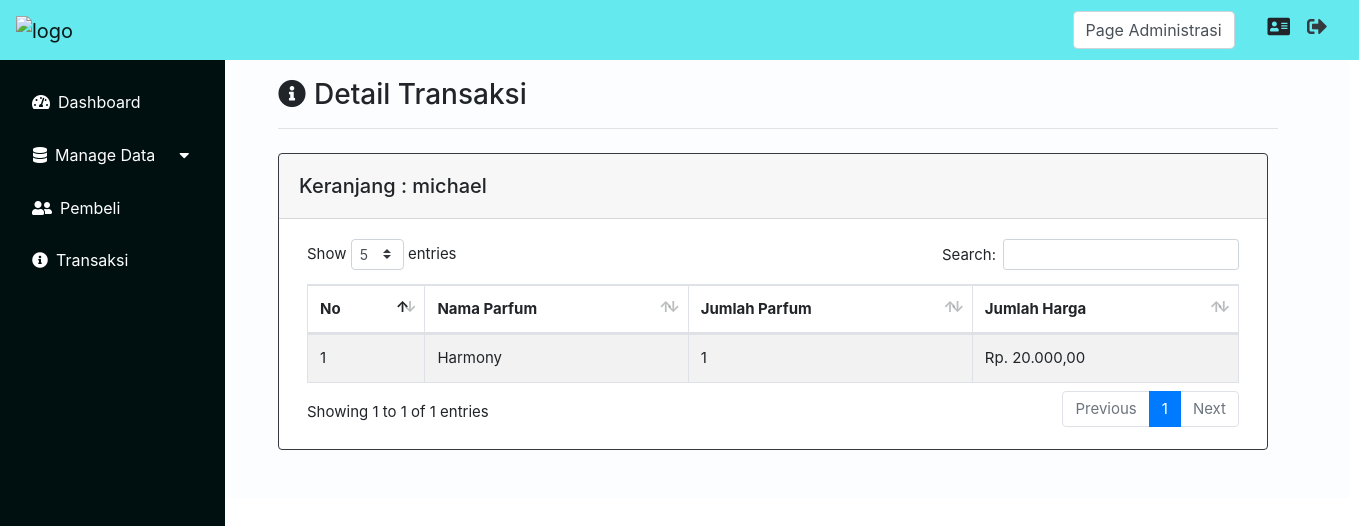
The app's page /index.php?page=Transaksi&aksi=Keranjang&idTransaksi=4 (signed in) with its own data.
### tables this page shows
CREATE TABLE `pembeli` (
  `id_pembeli` int(11) NOT NULL,
  `nama_pembeli` varchar(25) NOT NULL,
  `notelp_pembeli` varchar(18) NOT NULL,
  `status_pembeli` int(11) NOT NULL
);

CREATE TABLE `detail_transaksi` (
  `parfum_id` int(11) NOT NULL,
  `transaksi_id` int(11) NOT NULL,
  `jumlah_parfum` int(11) NOT NULL
);

CREATE TABLE `parfum` (
  `id_parfum` int(11) NOT NULL,
  `kategori_id` int(11) NOT NULL,
  `nama_parfum` varchar(20) NOT NULL,
  `expired_parfum` date NOT NULL,
  `harga_parfum` float NOT NULL,
  `stok` int(11) DEFAULT NULL
);

### Controller/TransaksiController.php (called while the page is built, shortened)
<?php
class TransaksiController
{
    private $model, $kategori;
    public function __construct()
    {
        $this->model = new TransaksiModel();
        $this->kategori = new KategoriModel();
    }
    public function addDetailTransaksi()
    {
        $idTransaksi = $_GET['idTransaksi'];
        $detailTransaksi = $this->model->getDetailTransaksi($idTransaksi);
        $pembeli = $this->model->getNamaPembeli($idTransaksi);
        $parfum = $this->model->getParfum();
        $kategori = $this->kategori->get();
        extract($kategori);
        extract($detailTransaksi);
        extract($pembeli);
        extract($parfum);
        require_once("View/Transaksi/addTransaksi.php");
    }
}

### koneksi.php (called while the page is built, shortened)
<?php
function koneksi()
{
    $db_host = "localhost";
    $db_user = "root";
    $db_password = "";
    $db_database = "db_TokoParfum";
    try {
        return new mysqli($db_host, $db_user, $db_password, $db_database);
    } catch (Exception $e) {
        echo "Terjadi Kesalahan koneksi database";
    }
}

### Model/TransaksiModel.php (called while the page is built, shortened)
<?php
class TransaksiModel
{
    public function getDetailTransaksi($idTransaksi)
    {
        $sql = "SELECT detail_transaksi.transaksi_id,parfum.nama_parfum,
        detail_transaksi.jumlah_parfum, detail_transaksi.parfum_id,
        detail_transaksi.jumlah_parfum * parfum.harga_parfum AS jumlah_harga
        FROM detail_transaksi
        JOIN parfum ON detail_transaksi.parfum_id = parfum.id_parfum
        WHERE detail_transaksi.transaksi_id = $idTransaksi";
        $query = koneksi()->query($sql);
        $hasil = [];
        while ($detailTransaksi = $query->fetch_assoc()) {
            $hasil[] = $detailTransaksi;
        }
        return $hasil;
    }
    public function getNamaPembeli($idTransaksi)
    {
        $sql = "SELECT pembeli.nama_pembeli from transaksi
        JOIN pembeli ON transaksi.pembeli_id = pembeli.id_pembeli
        WHERE transaksi.id_transaksi = $idTransaksi";
        $query = koneksi()->query($sql);
        return $query->fetch_assoc();
    }
}

### View/Transaksi/addTransaksi.php (the view, shortened to what this page needs)
<div class="col-md-10 p-5 pt-2">
    <h3><i class="fas fa-info-circle mr-2 mt-3"></i>Detail Transaksi</h3>
    <hr class="garis">
    <div class="card mt-4 border-dark">
        <div class="card-header">
            <div class="float-left mt-2">
                <h5>Keranjang : <?= $pembeli['nama_pembeli'] ?></h5>
            </div>
        </div>
        <div class="card-body ml-2 mr-2">
            <table id="example" class="table table-striped table-bordered" style="width:100%">
                <thead>
                    <tr>
                        <th scope="col">No</th>
                        <th scope="col">Nama Parfum</th>
                        <th scope="col">Jumlah Parfum</th>
                        <th scope="col">Jumlah Harga</th>
                    </tr>
                </thead>
                <tbody>
                    <?php $no = 1;
                    foreach ($detailTransaksi as $row) : ?>
                        <tr>
                            <td scope="row"><?= $no ?></td>
                            <td><?= ucfirst($row['nama_parfum']) ?></td>
                            <td><?= $row['jumlah_parfum'] ?></td>
                            <td>Rp. <?= number_format($row['jumlah_harga'], 2, ',', '.') ?></td>
                        </tr>
                    <?php $no++;
                    endforeach; ?>
                </tbody>
            </table>
        </div>
    </div>
</div>

### assets/css/solid.css (style rules this page uses)
.fa, .fas { font-family: 'Font Awesome 5 Free'; font-weight: 900; }

### assets/css/allprogramview.css (style rules this page uses)
.card { width: 990px; }
.garis { width: 1000px; background-color: rgba(240, 248, 255, 0); }

### records on screen
pembeli: nama_pembeli "michael"
detail_transaksi: parfum.nama_parfum "Harmony", jumlah_parfum "1", jumlah_harga "20.000,00"

### other values on screen
$_SESSION['jabatan'] "Administrasi"
